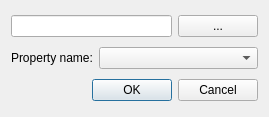
<?xml version="1.0" encoding="UTF-8"?>
<ui version="4.0">
 <class>Dialog</class>
 <widget class="QDialog" name="Dialog">
  <property name="geometry">
   <rect>
    <x>0</x>
    <y>0</y>
    <width>269</width>
    <height>117</height>
   </rect>
  </property>
  <property name="windowTitle">
   <string>load tissue property</string>
  </property>
  <layout class="QVBoxLayout" name="verticalLayout">
   <item>
    <layout class="QHBoxLayout" name="horizontalLayout_2">
     <item>
      <widget class="QLineEdit" name="tissueNameEdit"/>
     </item>
     <item>
      <widget class="QPushButton" name="tissueNameButton">
       <property name="text">
        <string>...</string>
       </property>
      </widget>
     </item>
    </layout>
   </item>
   <item>
    <layout class="QHBoxLayout" name="horizontalLayout">
     <item>
      <widget class="QLabel" name="propNameLabel">
       <property name="sizePolicy">
        <sizepolicy hsizetype="Fixed" vsizetype="Preferred">
         <horstretch>0</horstretch>
         <verstretch>0</verstretch>
        </sizepolicy>
       </property>
       <property name="text">
        <string>Property name:</string>
       </property>
      </widget>
     </item>
     <item>
      <widget class="QComboBox" name="propNameBox"/>
     </item>
    </layout>
   </item>
   <item>
    <widget class="QDialogButtonBox" name="buttonBox">
     <property name="orientation">
      <enum>Qt::Horizontal</enum>
     </property>
     <property name="standardButtons">
      <set>QDialogButtonBox::Cancel|QDialogButtonBox::Ok</set>
     </property>
    </widget>
   </item>
  </layout>
 </widget>
 <resources/>
 <connections>
  <connection>
   <sender>buttonBox</sender>
   <signal>accepted()</signal>
   <receiver>Dialog</receiver>
   <slot>accept()</slot>
   <hints>
    <hint type="sourcelabel">
     <x>248</x>
     <y>254</y>
    </hint>
    <hint type="destinationlabel">
     <x>157</x>
     <y>274</y>
    </hint>
   </hints>
  </connection>
  <connection>
   <sender>buttonBox</sender>
   <signal>rejected()</signal>
   <receiver>Dialog</receiver>
   <slot>reject()</slot>
   <hints>
    <hint type="sourcelabel">
     <x>316</x>
     <y>260</y>
    </hint>
    <hint type="destinationlabel">
     <x>286</x>
     <y>274</y>
    </hint>
   </hints>
  </connection>
 </connections>
</ui>
